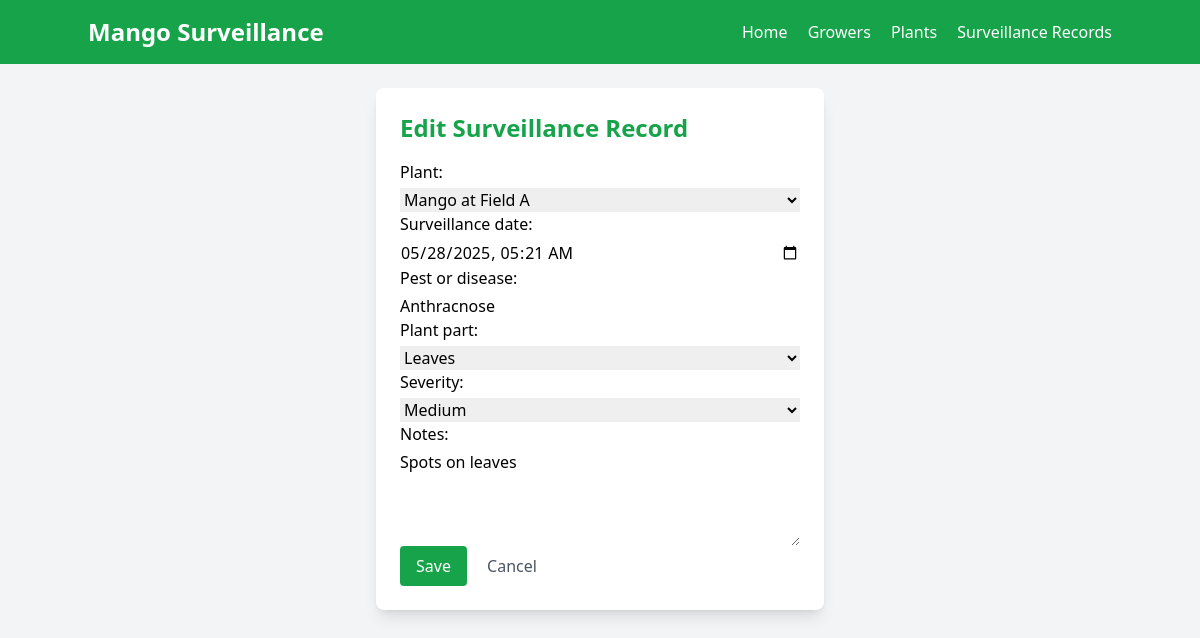
Page /records/1/edit/ on the committed database.
### surveillance/models.py (models this page shows, shortened)
class SurveillanceRecord(models.Model):
    plant = models.ForeignKey(Plant, on_delete=models.CASCADE, related_name='records')
    surveillance_date = models.DateTimeField()
    pest_or_disease = models.CharField(max_length=100)
    plant_part = models.CharField(max_length=50, choices=[
        ('leaves', 'Leaves'),
        ('fruit', 'Fruit'),
        ('stem', 'Stem'),
        ('roots', 'Roots')
    ])
    severity = models.CharField(max_length=50, choices=[
        ('low', 'Low'),
        ('medium', 'Medium'),
        ('high', 'High')
    ])
    notes = models.TextField(blank=True)

### surveillance/views.py (the view)
# urls.py: path('records/<int:pk>/edit/', views.RecordUpdateView.as_view(), name='record_update'),
class RecordUpdateView(UpdateView):
    model = SurveillanceRecord
    form_class = SurveillanceRecordForm
    template_name = 'surveillance/record_form.html'
    success_url = reverse_lazy('surveillance:record_list')

### surveillance/forms.py
class SurveillanceRecordForm(forms.ModelForm):
    class Meta:
        model = SurveillanceRecord
        fields = ['plant', 'surveillance_date', 'pest_or_disease', 'plant_part', 'severity', 'notes']
        widgets = {
            'plant': forms.Select(attrs={'class': 'form-select mt-1 block w-full'}),
            'surveillance_date': forms.DateTimeInput(attrs={'class': 'form-input mt-1 block w-full', 'type': 'datetime-local'}),
            'pest_or_disease': forms.TextInput(attrs={'class': 'form-input mt-1 block w-full'}),
            'plant_part': forms.Select(attrs={'class': 'form-select mt-1 block w-full'}),
            'severity': forms.Select(attrs={'class': 'form-select mt-1 block w-full'}),
            'notes': forms.Textarea(attrs={'class': 'form-textarea mt-1 block w-full', 'rows': 4}),
        }

### surveillance/models.py (called while the page is built)
    def __str__(self):
        return f"{self.plant_type} at {self.location}"

### surveillance/templates/surveillance/record_form.html (shortened to what this page needs)
{% extends 'surveillance/base.html' %}
{% block content %}
    <div class="bg-white p-6 rounded-lg shadow-lg max-w-md mx-auto">
        <h1 class="text-2xl font-bold text-green-600 mb-4">{% if form.instance.pk %}Edit{% else %}Add{% endif %} Surveillance Record</h1>
        <form method="post">
            {{ form.as_p }}
            <button type="submit" class="bg-green-600 text-white px-4 py-2 rounded hover:bg-green-700">Save</button>
            <a href="{% url 'surveillance:record_list' %}" class="text-gray-600 hover:underline ml-4">Cancel</a>
        </form>
    </div>
{% endblock %}

### rows in the picture
SurveillanceRecord: plant "Mango at Field A", surveillance_date "05/28/2025 05:21", pest_or_disease "Anthracnose", plant_part "Leaves", severity "Medium", notes "Spots on leaves"
